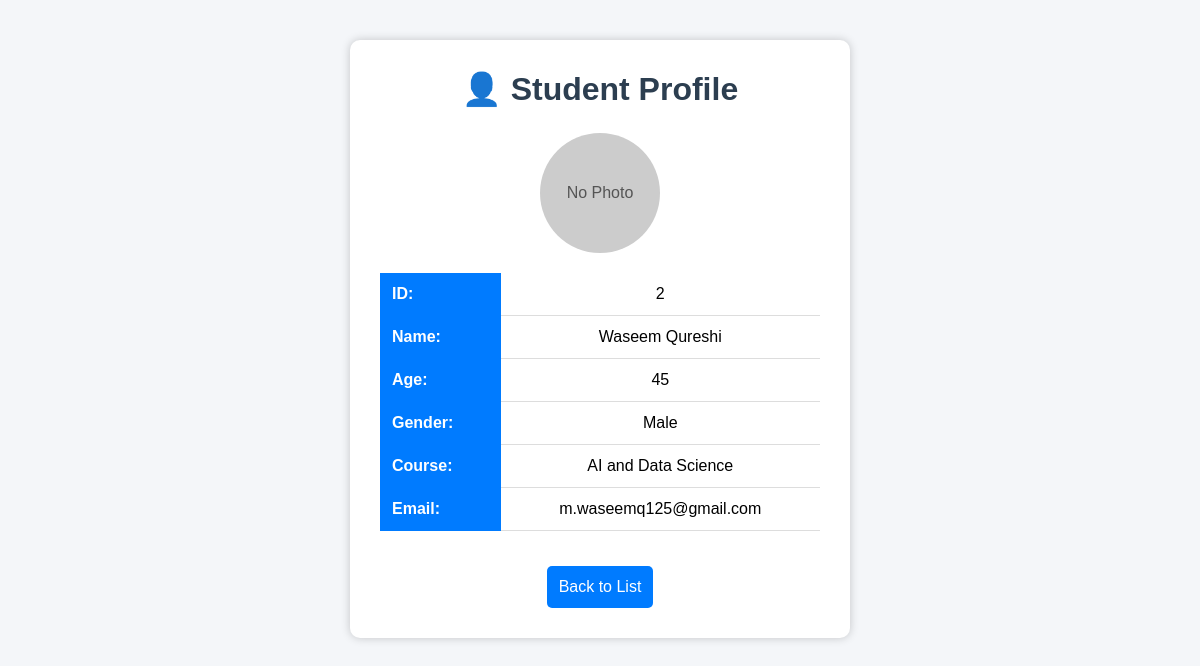
Screenshot of /student/2 (signed in) with the database file from the repository.
### models.py (models this page shows)
class Student(Base):
    __tablename__ = "students"
    id = Column(Integer, primary_key=True, index=True)
    name = Column(String)
    age = Column(Integer)
    gender = Column(String)
    course = Column(String)
    email = Column(String)
    photo = Column(String, nullable=True) # New Field

### app.py (the view)
@app.get("/student/{student_id}", response_class=HTMLResponse)
def view_student_profile(student_id: int, request: Request):
    if not get_current_user(request):
        return RedirectResponse("/login", status_code=303)
    db = SessionLocal()
    student = db.query(Student).filter(Student.id == student_id).first()
    db.close()
    if student is None:
        raise HTTPException(status_code=404, detail="Student Not Found")
    return templates.TemplateResponse(request=request, name="view_student.html", context={"student": student})

### templates/view_student.html (shortened to what this page needs)
<!DOCTYPE html>
<html lang="en">
<head>
    <link rel="stylesheet" href="/static/style.css">
</head>
<body>
<div class="form-container" style="text-align: center;">
    <h1>👤 Student Profile</h1>
    <div style="margin-bottom: 20px;">
        {% if student.photo %}
            <img src="/{{ student.photo }}" alt="Photo" width="120" height="120" style="object-fit: cover; border-radius: 50%; border: 3px solid #007bff;">
        {% else %}
            <div style="width: 120px; height: 120px; border-radius: 50%; background: #ccc; display: inline-block; line-height: 120px; color: #555;">No Photo</div>
        {% endif %}
    </div>
    <table style="text-align: left; width: 100%; margin-bottom: 20px;">
        <tr><th>ID:</th> <td>{{ student.id }}</td></tr>
        <tr><th>Name:</th> <td>{{ student.name }}</td></tr>
        <tr><th>Age:</th> <td>{{ student.age }}</td></tr>
        <tr><th>Gender:</th> <td>{{ student.gender }}</td></tr>
        <tr><th>Course:</th> <td>{{ student.course }}</td></tr>
        <tr><th>Email:</th> <td>{{ student.email }}</td></tr>
    </table>
    <a href="/" class="back-btn" style="display: inline-block; text-align: center;">Back to List</a>
</div>
</body>
</html>

### static/style.css (style rules this page uses)
* { margin:0; padding:0; box-sizing:border-box; font-family:Arial, Helvetica, sans-serif; }
body { background:#f4f6f9; }
h1 { text-align:center; color:#2c3e50; margin-bottom:30px; }
table { width:100%; border-collapse:collapse; }
table th { background:#007bff; color:white; padding:12px; }
table td { padding:12px; text-align:center; border-bottom:1px solid #ddd; }
.form-container { width:500px; margin:40px auto; background:white; padding:30px; border-radius:10px; box-shadow:0 0 10px rgba(0,0,0,0.2); }
.form-container h1 { text-align:center; margin-bottom:25px; }
.back-btn { display:block; text-align:center; margin-top:15px; text-decoration:none; background:#007bff; color:white; padding:12px; border-radius:5px; }

### rows the page displays
Student: id "2", name "Waseem Qureshi", age "45", gender "Male", course "AI and Data Science", email "m.waseemq125@gmail.com"
